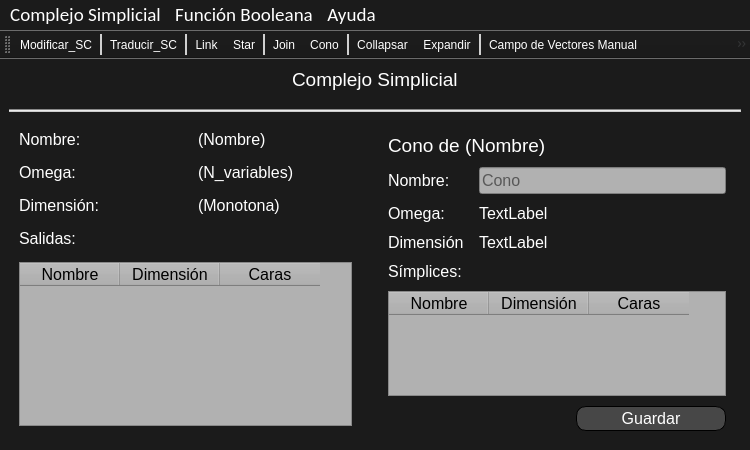
<?xml version="1.0" encoding="UTF-8"?>
<ui version="4.0">
 <class>TFG</class>
 <widget class="QMainWindow" name="TFG">
  <property name="geometry">
   <rect>
    <x>0</x>
    <y>0</y>
    <width>750</width>
    <height>450</height>
   </rect>
  </property>
  <property name="sizePolicy">
   <sizepolicy hsizetype="Preferred" vsizetype="Preferred">
    <horstretch>0</horstretch>
    <verstretch>0</verstretch>
   </sizepolicy>
  </property>
  <property name="font">
   <font>
    <family>Arial</family>
    <pointsize>20</pointsize>
   </font>
  </property>
  <property name="windowTitle">
   <string>TFG Pablo Ascorbe</string>
  </property>
  <property name="windowIcon">
   <iconset>
    <normaloff>C:/Users/pablo/.designer/Recursos/icono.ico</normaloff>C:/Users/pablo/.designer/Recursos/icono.ico</iconset>
  </property>
  <property name="styleSheet">
   <string notr="true">QWidget{
background-image: url(:/images/fondo.png);
background-color: rgb(27, 27, 27);
color: rgb(255, 255, 255);
}

QToolBar QToolButton{
color: rgb(255, 255, 255);
background-color:transparent;}

QToolBar QToolButton:hover{
	background-color: rgb(100, 100, 100);
}

QToolBar::separator{
	background-color: rgb(208, 208, 208);
	width: 2px;
}


QMenuBar::item:selected{
	background-color: rgb(100, 100, 100);
}

QMenu::item:selected{
	background-color: rgb(100, 100, 100);
}
</string>
  </property>
  <widget class="QWidget" name="centralwidget">
   <property name="enabled">
    <bool>true</bool>
   </property>
   <layout class="QGridLayout" name="gridLayout_2">
    <property name="sizeConstraint">
     <enum>QLayout::SetDefaultConstraint</enum>
    </property>
    <property name="horizontalSpacing">
     <number>11</number>
    </property>
    <property name="verticalSpacing">
     <number>18</number>
    </property>
    <item row="2" column="0">
     <layout class="QHBoxLayout" name="horizontalLayout" stretch="1,1">
      <property name="spacing">
       <number>26</number>
      </property>
      <item>
       <layout class="QGridLayout" name="gridLayout_fijo">
        <property name="leftMargin">
         <number>10</number>
        </property>
        <property name="rightMargin">
         <number>10</number>
        </property>
        <property name="bottomMargin">
         <number>15</number>
        </property>
        <property name="horizontalSpacing">
         <number>24</number>
        </property>
        <property name="verticalSpacing">
         <number>14</number>
        </property>
        <item row="1" column="1">
         <widget class="QLabel" name="label_omega">
          <property name="font">
           <font>
            <pointsize>12</pointsize>
           </font>
          </property>
          <property name="text">
           <string>(N_variables)</string>
          </property>
         </widget>
        </item>
        <item row="0" column="0">
         <widget class="QLabel" name="label">
          <property name="font">
           <font>
            <pointsize>12</pointsize>
           </font>
          </property>
          <property name="text">
           <string>Nombre:</string>
          </property>
         </widget>
        </item>
        <item row="2" column="0">
         <widget class="QLabel" name="label_5">
          <property name="font">
           <font>
            <pointsize>12</pointsize>
           </font>
          </property>
          <property name="text">
           <string>Dimensión:</string>
          </property>
         </widget>
        </item>
        <item row="3" column="0" colspan="2">
         <widget class="QLabel" name="label_3">
          <property name="font">
           <font>
            <pointsize>12</pointsize>
           </font>
          </property>
          <property name="text">
           <string>Salidas:</string>
          </property>
         </widget>
        </item>
        <item row="2" column="1">
         <widget class="QLabel" name="label_dimension">
          <property name="font">
           <font>
            <pointsize>12</pointsize>
           </font>
          </property>
          <property name="text">
           <string>(Monotona)</string>
          </property>
         </widget>
        </item>
        <item row="1" column="0">
         <widget class="QLabel" name="label_4">
          <property name="font">
           <font>
            <pointsize>12</pointsize>
           </font>
          </property>
          <property name="text">
           <string>Omega:</string>
          </property>
         </widget>
        </item>
        <item row="4" column="0" colspan="2">
         <widget class="QTableWidget" name="tableWidget">
          <property name="minimumSize">
           <size>
            <width>300</width>
            <height>0</height>
           </size>
          </property>
          <property name="styleSheet">
           <string notr="true">color: rgb(0, 0, 0);
background-color: rgb(177, 177, 177);</string>
          </property>
          <column>
           <property name="text">
            <string>Nombre</string>
           </property>
           <property name="font">
            <font>
             <pointsize>12</pointsize>
            </font>
           </property>
          </column>
          <column>
           <property name="text">
            <string>Dimensión</string>
           </property>
           <property name="font">
            <font>
             <pointsize>12</pointsize>
            </font>
           </property>
          </column>
          <column>
           <property name="text">
            <string>Caras</string>
           </property>
           <property name="font">
            <font>
             <pointsize>12</pointsize>
            </font>
           </property>
          </column>
         </widget>
        </item>
        <item row="0" column="1">
         <widget class="QLabel" name="label_nombre_sc">
          <property name="font">
           <font>
            <pointsize>12</pointsize>
           </font>
          </property>
          <property name="text">
           <string>(Nombre)</string>
          </property>
         </widget>
        </item>
       </layout>
      </item>
      <item>
       <layout class="QGridLayout" name="gridLayout_dinamico">
        <property name="leftMargin">
         <number>0</number>
        </property>
        <property name="topMargin">
         <number>4</number>
        </property>
        <property name="rightMargin">
         <number>15</number>
        </property>
        <property name="bottomMargin">
         <number>10</number>
        </property>
        <property name="horizontalSpacing">
         <number>15</number>
        </property>
        <property name="verticalSpacing">
         <number>10</number>
        </property>
        <item row="2" column="2">
         <widget class="QLabel" name="label_cone_omega">
          <property name="font">
           <font>
            <pointsize>12</pointsize>
           </font>
          </property>
          <property name="text">
           <string>TextLabel</string>
          </property>
         </widget>
        </item>
        <item row="3" column="1">
         <widget class="QLabel" name="label_10">
          <property name="font">
           <font>
            <pointsize>12</pointsize>
           </font>
          </property>
          <property name="text">
           <string>Dimensión</string>
          </property>
         </widget>
        </item>
        <item row="1" column="1">
         <widget class="QLabel" name="label_7">
          <property name="font">
           <font>
            <pointsize>12</pointsize>
           </font>
          </property>
          <property name="text">
           <string>Nombre:</string>
          </property>
         </widget>
        </item>
        <item row="4" column="1" colspan="2">
         <widget class="QLabel" name="label_12">
          <property name="font">
           <font>
            <pointsize>12</pointsize>
           </font>
          </property>
          <property name="text">
           <string>Símplices:</string>
          </property>
         </widget>
        </item>
        <item row="2" column="1">
         <widget class="QLabel" name="label_9">
          <property name="font">
           <font>
            <pointsize>12</pointsize>
           </font>
          </property>
          <property name="text">
           <string>Omega:</string>
          </property>
         </widget>
        </item>
        <item row="0" column="1" colspan="2">
         <widget class="QLabel" name="label_6">
          <property name="maximumSize">
           <size>
            <width>16777215</width>
            <height>30</height>
           </size>
          </property>
          <property name="font">
           <font>
            <pointsize>14</pointsize>
           </font>
          </property>
          <property name="text">
           <string>Cono de (Nombre)</string>
          </property>
         </widget>
        </item>
        <item row="3" column="2">
         <widget class="QLabel" name="label_cone_dim">
          <property name="font">
           <font>
            <pointsize>12</pointsize>
           </font>
          </property>
          <property name="text">
           <string>TextLabel</string>
          </property>
         </widget>
        </item>
        <item row="6" column="2" alignment="Qt::AlignRight">
         <widget class="QPushButton" name="pushButton_Guardar">
          <property name="sizePolicy">
           <sizepolicy hsizetype="Expanding" vsizetype="Expanding">
            <horstretch>0</horstretch>
            <verstretch>100</verstretch>
           </sizepolicy>
          </property>
          <property name="minimumSize">
           <size>
            <width>150</width>
            <height>25</height>
           </size>
          </property>
          <property name="maximumSize">
           <size>
            <width>250</width>
            <height>25</height>
           </size>
          </property>
          <property name="font">
           <font>
            <pointsize>12</pointsize>
           </font>
          </property>
          <property name="styleSheet">
           <string notr="true">QPushButton{
color: rgb(255, 255, 255);
background-color: rgb(71, 71, 71);
border: 1px solid;
border-radius: 10px;}

QPushButton:hover{
	background-color: rgb(100, 100, 100);
}

</string>
          </property>
          <property name="text">
           <string>Guardar</string>
          </property>
          <property name="autoDefault">
           <bool>false</bool>
          </property>
          <property name="default">
           <bool>false</bool>
          </property>
          <property name="flat">
           <bool>false</bool>
          </property>
         </widget>
        </item>
        <item row="5" column="1" colspan="2">
         <widget class="QTableWidget" name="tableWidget_2">
          <property name="minimumSize">
           <size>
            <width>300</width>
            <height>0</height>
           </size>
          </property>
          <property name="styleSheet">
           <string notr="true">color: rgb(0, 0, 0);
background-color: rgb(177, 177, 177);</string>
          </property>
          <column>
           <property name="text">
            <string>Nombre</string>
           </property>
           <property name="font">
            <font>
             <pointsize>12</pointsize>
            </font>
           </property>
          </column>
          <column>
           <property name="text">
            <string>Dimensión</string>
           </property>
           <property name="font">
            <font>
             <pointsize>12</pointsize>
            </font>
           </property>
          </column>
          <column>
           <property name="text">
            <string>Caras</string>
           </property>
           <property name="font">
            <font>
             <pointsize>12</pointsize>
            </font>
           </property>
          </column>
         </widget>
        </item>
        <item row="1" column="2">
         <widget class="QLineEdit" name="line_cone_name">
          <property name="font">
           <font>
            <pointsize>12</pointsize>
           </font>
          </property>
          <property name="styleSheet">
           <string notr="true">color: rgb(0, 0, 0);
background-color: rgb(177, 177, 177);</string>
          </property>
          <property name="placeholderText">
           <string>Cono</string>
          </property>
         </widget>
        </item>
       </layout>
      </item>
     </layout>
    </item>
    <item row="1" column="0">
     <widget class="Line" name="line">
      <property name="styleSheet">
       <string notr="true">background-color: rgb(204, 204, 204);</string>
      </property>
      <property name="orientation">
       <enum>Qt::Horizontal</enum>
      </property>
     </widget>
    </item>
    <item row="0" column="0" alignment="Qt::AlignHCenter">
     <widget class="QLabel" name="label_2">
      <property name="maximumSize">
       <size>
        <width>16777215</width>
        <height>30</height>
       </size>
      </property>
      <property name="font">
       <font>
        <pointsize>14</pointsize>
       </font>
      </property>
      <property name="text">
       <string>Complejo Simplicial</string>
      </property>
     </widget>
    </item>
   </layout>
  </widget>
  <widget class="QMenuBar" name="menubar">
   <property name="geometry">
    <rect>
     <x>0</x>
     <y>0</y>
     <width>750</width>
     <height>29</height>
    </rect>
   </property>
   <property name="font">
    <font>
     <family>Calibri</family>
     <pointsize>14</pointsize>
    </font>
   </property>
   <widget class="QMenu" name="menuComplejo_Simplicial">
    <property name="font">
     <font>
      <family>MS Shell Dlg 2</family>
      <pointsize>12</pointsize>
     </font>
    </property>
    <property name="title">
     <string>Complejo Simplicial</string>
    </property>
    <addaction name="actionNuevo_sc"/>
    <addaction name="actionCargar_sc"/>
    <addaction name="actionGuardar_sc"/>
    <addaction name="actionListar_sc"/>
   </widget>
   <widget class="QMenu" name="menuFunci_n_Booleana">
    <property name="font">
     <font>
      <family>MS Shell Dlg 2</family>
      <pointsize>12</pointsize>
     </font>
    </property>
    <property name="title">
     <string>Función Booleana</string>
    </property>
    <addaction name="actionNuevo_bf"/>
    <addaction name="actionCargar_bf"/>
    <addaction name="actionGuardar_bf"/>
    <addaction name="actionListar_bf"/>
   </widget>
   <widget class="QMenu" name="menuAyuda">
    <property name="font">
     <font>
      <family>MS Shell Dlg 2</family>
      <pointsize>12</pointsize>
     </font>
    </property>
    <property name="title">
     <string>Ayuda</string>
    </property>
    <addaction name="actionAyuda"/>
    <addaction name="separator"/>
    <addaction name="actionAcerca"/>
   </widget>
   <addaction name="menuComplejo_Simplicial"/>
   <addaction name="menuFunci_n_Booleana"/>
   <addaction name="menuAyuda"/>
  </widget>
  <widget class="QToolBar" name="toolBar">
   <property name="minimumSize">
    <size>
     <width>0</width>
     <height>0</height>
    </size>
   </property>
   <property name="windowTitle">
    <string>toolBar</string>
   </property>
   <property name="orientation">
    <enum>Qt::Horizontal</enum>
   </property>
   <property name="iconSize">
    <size>
     <width>32</width>
     <height>32</height>
    </size>
   </property>
   <property name="floatable">
    <bool>true</bool>
   </property>
   <attribute name="toolBarArea">
    <enum>TopToolBarArea</enum>
   </attribute>
   <attribute name="toolBarBreak">
    <bool>false</bool>
   </attribute>
   <addaction name="actionModificar_SC"/>
   <addaction name="separator"/>
   <addaction name="actionTraducir_SC"/>
   <addaction name="separator"/>
   <addaction name="actionLink"/>
   <addaction name="actionStar"/>
   <addaction name="separator"/>
   <addaction name="actionJoin"/>
   <addaction name="actionCono"/>
   <addaction name="separator"/>
   <addaction name="actionCollapsar"/>
   <addaction name="actionExpandir"/>
   <addaction name="separator"/>
   <addaction name="actionCampo_de_Vectores_Manual"/>
   <addaction name="actionCampo_de_Vectors_autom_tico"/>
   <addaction name="actionCampo_De_Vectores"/>
  </widget>
  <action name="actionNuevo_sc">
   <property name="text">
    <string>Nuevo</string>
   </property>
   <property name="shortcut">
    <string>Ctrl+N</string>
   </property>
  </action>
  <action name="actionCargar_sc">
   <property name="text">
    <string>Cargar</string>
   </property>
  </action>
  <action name="actionGuardar_sc">
   <property name="text">
    <string>Guardar</string>
   </property>
  </action>
  <action name="actionListar_sc">
   <property name="text">
    <string>Listar</string>
   </property>
  </action>
  <action name="actionNuevo_bf">
   <property name="text">
    <string>Nuevo</string>
   </property>
  </action>
  <action name="actionCargar_bf">
   <property name="text">
    <string>Cargar</string>
   </property>
  </action>
  <action name="actionGuardar_bf">
   <property name="text">
    <string>Guardar</string>
   </property>
  </action>
  <action name="actionListar_bf">
   <property name="text">
    <string>Listar</string>
   </property>
  </action>
  <action name="actionAyuda">
   <property name="text">
    <string>Ayuda de TFG Pablo Ascorbe</string>
   </property>
  </action>
  <action name="actionAcerca">
   <property name="text">
    <string>Acerca de la aplicación</string>
   </property>
  </action>
  <action name="actionModificar_SC">
   <property name="icon">
    <iconset resource="../Recursos/resources.qrc">
     <normaloff>:/images/edit.ico</normaloff>:/images/edit.ico</iconset>
   </property>
   <property name="text">
    <string>Modificar_SC</string>
   </property>
   <property name="toolTip">
    <string>Modificar el Complejo Simplicial</string>
   </property>
   <property name="shortcut">
    <string>Ctrl+1</string>
   </property>
  </action>
  <action name="actionTraducir_SC">
   <property name="icon">
    <iconset resource="../Recursos/resources.qrc">
     <normaloff>:/images/translation_sc_to_bf.ico</normaloff>:/images/translation_sc_to_bf.ico</iconset>
   </property>
   <property name="text">
    <string>Traducir_SC</string>
   </property>
   <property name="toolTip">
    <string>Traducir el complejo simplicial a una función booleana</string>
   </property>
  </action>
  <action name="actionLink">
   <property name="icon">
    <iconset resource="../Recursos/resources.qrc">
     <normaloff>:/images/link.ico</normaloff>:/images/link.ico</iconset>
   </property>
   <property name="text">
    <string>Link</string>
   </property>
   <property name="toolTip">
    <string>Calcular Link para un símplice</string>
   </property>
  </action>
  <action name="actionStar">
   <property name="icon">
    <iconset resource="../Recursos/resources.qrc">
     <normaloff>:/images/star.ico</normaloff>:/images/star.ico</iconset>
   </property>
   <property name="text">
    <string>Star</string>
   </property>
   <property name="toolTip">
    <string>Calcular Star para un símplice</string>
   </property>
  </action>
  <action name="actionJoin">
   <property name="icon">
    <iconset resource="../Recursos/resources.qrc">
     <normaloff>:/images/join.ico</normaloff>:/images/join.ico</iconset>
   </property>
   <property name="text">
    <string>Join</string>
   </property>
   <property name="toolTip">
    <string>Calcular el Join del complejo simplicial con otro a seleccionar</string>
   </property>
  </action>
  <action name="actionCono">
   <property name="icon">
    <iconset resource="../Recursos/resources.qrc">
     <normaloff>:/images/cone.ico</normaloff>:/images/cone.ico</iconset>
   </property>
   <property name="text">
    <string>Cono</string>
   </property>
   <property name="toolTip">
    <string>Calcular el cono del Complejo Simplicial</string>
   </property>
  </action>
  <action name="actionCollapsar">
   <property name="icon">
    <iconset resource="../Recursos/resources.qrc">
     <normaloff>:/images/collapse.ico</normaloff>:/images/collapse.ico</iconset>
   </property>
   <property name="text">
    <string>Collapsar</string>
   </property>
   <property name="toolTip">
    <string>Collapsar el Complejo Simplicial</string>
   </property>
  </action>
  <action name="actionExpandir">
   <property name="icon">
    <iconset resource="../Recursos/resources.qrc">
     <normaloff>:/images/expand.ico</normaloff>:/images/expand.ico</iconset>
   </property>
   <property name="text">
    <string>Expandir</string>
   </property>
   <property name="toolTip">
    <string>Expandir el Complejo Simplicial</string>
   </property>
  </action>
  <action name="actionCampo_de_Vectores_Manual">
   <property name="icon">
    <iconset resource="../Recursos/resources.qrc">
     <normaloff>:/images/manual_vf.ico</normaloff>:/images/manual_vf.ico</iconset>
   </property>
   <property name="text">
    <string>Campo de Vectores Manual</string>
   </property>
   <property name="toolTip">
    <string>Calcular un campo de vectores manualmente</string>
   </property>
  </action>
  <action name="actionCampo_de_Vectors_autom_tico">
   <property name="icon">
    <iconset resource="../Recursos/resources.qrc">
     <normaloff>:/images/auto_vf.ico</normaloff>:/images/auto_vf.ico</iconset>
   </property>
   <property name="text">
    <string>Campo de Vectors automático</string>
   </property>
   <property name="toolTip">
    <string>Calcular un campo de vectores automáticamente</string>
   </property>
  </action>
  <action name="actionCampo_De_Vectores">
   <property name="icon">
    <iconset resource="../Recursos/resources.qrc">
     <normaloff>:/images/vector_field.ico</normaloff>:/images/vector_field.ico</iconset>
   </property>
   <property name="text">
    <string>Campo De Vectores</string>
   </property>
   <property name="toolTip">
    <string>Ver todos los campos de vectores asociados al complejo simplicial</string>
   </property>
  </action>
 </widget>
 <resources>
  <include location="../Recursos/resources.qrc"/>
 </resources>
 <connections/>
</ui>
